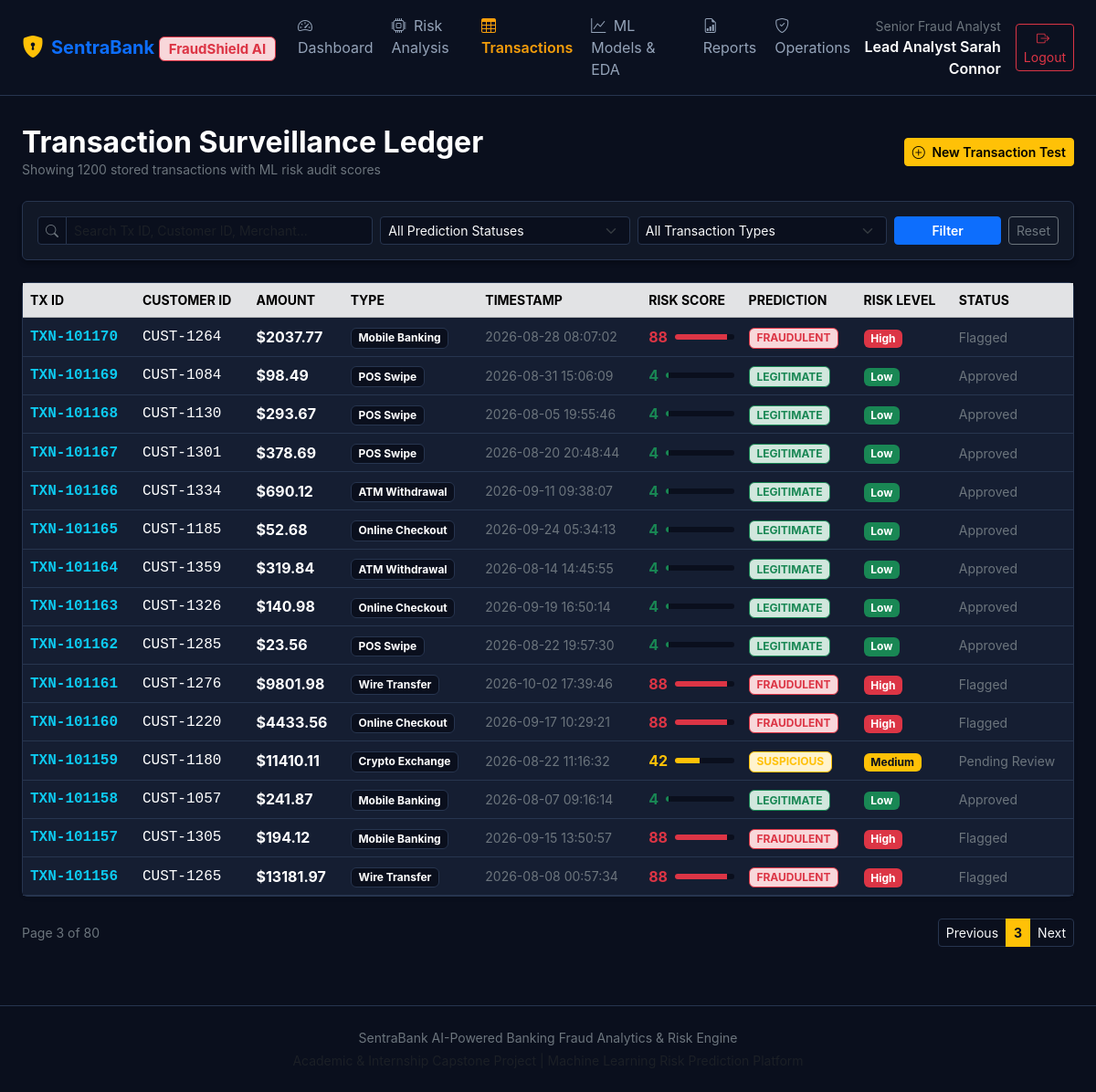
Screenshot of /transactions?page=3&search=&status=all&type=all (signed in) with the database file from the repository.
### tables this page shows
CREATE TABLE transactions (
        id INTEGER PRIMARY KEY AUTOINCREMENT,
        transaction_id TEXT UNIQUE NOT NULL,
        customer_id TEXT NOT NULL,
        amount REAL NOT NULL,
        transaction_type TEXT NOT NULL,
        transaction_time TEXT NOT NULL,
        account_age INTEGER,
        location TEXT,
        merchant_category TEXT,
        device_type TEXT,
        previous_transactions INTEGER DEFAULT 0,
        previous_fraud_count INTEGER DEFAULT 0,
        transaction_frequency REAL DEFAULT 0.0,
        failed_transactions INTEGER DEFAULT 0,
        is_fraud INTEGER DEFAULT 0,
        prediction TEXT,
        fraud_probability REAL,
        risk_score INTEGER,
        risk_level TEXT,
        status TEXT DEFAULT 'pending_review',
        analyst_notes TEXT,
        created_at TIMESTAMP DEFAULT CURRENT_TIMESTAMP
    );

### app.py (the view)
@app.route('/transactions')
@login_required
def transactions():
    search = request.args.get('search', '').strip()
    status_filter = request.args.get('status', 'all')
    type_filter = request.args.get('type', 'all')
    page = int(request.args.get('page', 1))
    per_page = 15
    offset = (page - 1) * per_page
    conn = get_db()
    query = 'SELECT * FROM transactions WHERE 1=1'
    params = []
    if search:
        query += ' AND (transaction_id LIKE ? OR customer_id LIKE ? OR merchant_category LIKE ?)'
        like_str = f'%{search}%'
        params.extend([like_str, like_str, like_str])
    if status_filter != 'all':
        query += ' AND prediction = ?'
        params.append(status_filter)
    if type_filter != 'all':
        query += ' AND transaction_type = ?'
        params.append(type_filter)
    count_query = query.replace('SELECT *', 'SELECT COUNT(*)')
    total_records = conn.execute(count_query, params).fetchone()[0]
    query += ' ORDER BY id DESC LIMIT ? OFFSET ?'
    params.extend([per_page, offset])
    tx_list = conn.execute(query, params).fetchall()
    conn.close()
    total_pages = max(1, (total_records + per_page - 1) // per_page)
    return render_template(
        'transactions.html',
        transactions=tx_list,
        current_page=page,
        total_pages=total_pages,
        total_records=total_records,
        search=search,
        status_filter=status_filter,
        type_filter=type_filter
    )

### app.py (called while the page is built)
def get_db():
    conn = sqlite3.connect(DB_PATH)
    conn.row_factory = sqlite3.Row
    return conn

def login_required(f):
    @wraps(f)
    def decorated_function(*args, **kwargs):
        if 'user_id' not in session:
            flash('Please log in to access the fraud detection portal.', 'warning')
            return redirect(url_for('login'))
        return f(*args, **kwargs)
    return decorated_function

### templates/transactions.html (shortened to what this page needs)
{% extends "base.html" %}
{% block content %}
<div class="d-flex justify-content-between align-items-center mb-4 flex-wrap gap-2">
    <div>
        <h2 class="fw-bold text-white mb-0">Transaction Surveillance Ledger</h2>
        <p class="text-secondary small mb-0">Showing {{ total_records }} stored transactions with ML risk audit scores</p>
    </div>
    <div>
        <a href="{{ url_for('predict') }}" class="btn btn-warning btn-sm fw-semibold">
            <i class="bi bi-plus-circle me-1"></i> New Transaction Test
        </a>
    </div>
</div>
<div class="card bg-navy border-secondary p-3 mb-4">
    <form method="GET" action="{{ url_for('transactions') }}" class="row g-2 align-items-center">
        <div class="col-12 col-md-4">
            <div class="input-group input-group-sm">
                <span class="input-group-text bg-dark border-secondary text-secondary">
                    <i class="bi bi-search"></i>
                </span>
                <input type="text" class="form-control bg-dark text-light border-secondary" name="search" value="{{ search }}" placeholder="Search Tx ID, Customer ID, Merchant...">
            </div>
        </div>
        <div class="col-6 col-md-3">
            <select class="form-select form-select-sm bg-dark text-light border-secondary" name="status">
                <option value="all" {% if status_filter == 'all' %}selected{% endif %}>All Prediction Statuses</option>
            </select>
        </div>
        <div class="col-6 col-md-3">
            <select class="form-select form-select-sm bg-dark text-light border-secondary" name="type">
                <option value="all" {% if type_filter == 'all' %}selected{% endif %}>All Transaction Types</option>
            </select>
        </div>
        <div class="col-12 col-md-2 d-flex gap-2">
            <button type="submit" class="btn btn-primary btn-sm w-100 fw-semibold">Filter</button>
            <a href="{{ url_for('transactions') }}" class="btn btn-outline-secondary btn-sm">Reset</a>
        </div>
    </form>
</div>
<div class="card bg-navy border-secondary shadow-sm mb-4">
    <div class="table-responsive">
        <table class="table table-dark table-hover mb-0 align-middle">
            <thead class="table-secondary text-uppercase small">
                <tr>
                    <th>Tx ID</th>
                    <th>Customer ID</th>
                    <th>Amount</th>
                    <th>Type</th>
                    <th>Timestamp</th>
                    <th>Risk Score</th>
                    <th>Prediction</th>
                    <th>Risk Level</th>
                    <th>Status</th>
                </tr>
            </thead>
            <tbody>
                {% for tx in transactions %}
                <tr>
                    <td class="font-monospace text-info fw-bold">{{ tx.transaction_id }}</td>
                    <td class="font-monospace">{{ tx.customer_id }}</td>
                    <td class="fw-bold">${{ "%.2f"|format(tx.amount) }}</td>
                    <td><span class="badge bg-dark border border-secondary">{{ tx.transaction_type }}</span></td>
                    <td class="small text-secondary">{{ tx.transaction_time }}</td>
                    <td>
                        <div class="d-flex align-items-center gap-2">
                            <span class="fw-bold {% if tx.risk_score >= 70 %}text-danger{% elif tx.risk_score >= 35 %}text-warning{% else %}text-success{% endif %}">
                                {{ tx.risk_score }}
                            </span>
                            <div class="progress flex-grow-1 bg-dark" style="height: 6px; width: 50px;">
                                <div class="progress-bar {% if tx.risk_score >= 70 %}bg-danger{% elif tx.risk_score >= 35 %}bg-warning{% else %}bg-success{% endif %}"
                                     style="width: {{ tx.risk_score }}%;"></div>
                            </div>
                        </div>
                    </td>
                    <td>
                        {% if tx.prediction == 'Fraudulent' %}
                        <span class="badge bg-danger-subtle text-danger border border-danger">FRAUDULENT</span>
                        {% elif tx.prediction == 'Suspicious' %}
                        <span class="badge bg-warning-subtle text-warning border border-warning">SUSPICIOUS</span>
                        {% else %}
                        <span class="badge bg-success-subtle text-success border border-success">LEGITIMATE</span>
                        {% endif %}
                    </td>
                    <td>
                        <span class="badge {% if tx.risk_level == 'High' %}bg-danger{% elif tx.risk_level == 'Medium' %}bg-warning text-dark{% else %}bg-success{% endif %}">
                            {{ tx.risk_level }}
                        </span>
                    </td>
                    <td><small class="text-secondary">{{ tx.status }}</small></td>
                </tr>
                {% else %}
                <tr>
                    <td colspan="9" class="text-center py-4 text-secondary">
                        No transactions match your query criteria.
                    </td>
                </tr>
                {% endfor %}
            </tbody>
        </table>
    </div>
</div>
{% if total_pages > 1 %}
<nav class="d-flex justify-content-between align-items-center">
    <span class="small text-secondary">Page {{ current_page }} of {{ total_pages }}</span>
    <ul class="pagination pagination-sm mb-0">
        <li class="page-item {% if current_page <= 1 %}disabled{% endif %}">
            <a class="page-link bg-dark text-light border-secondary" href="{{ url_for('transactions', page=current_page-1, search=search, status=status_filter, type=type_filter) }}">Previous</a>
        </li>
        <li class="page-item active">
            <span class="page-link bg-warning text-dark border-warning fw-bold">{{ current_page }}</span>
        </li>
        <li class="page-item {% if current_page >= total_pages %}disabled{% endif %}">
            <a class="page-link bg-dark text-light border-secondary" href="{{ url_for('transactions', page=current_page+1, search=search, status=status_filter, type=type_filter) }}">Next</a>
        </li>
    </ul>
</nav>
{% endif %}
{% endblock %}

### static/css/style.css (style rules this page uses)
:root { --bs-dark-rgb: 10, 15, 29; --navy-bg: #0f172a; --navy-card: #1e293b; --border-color: #334155; --accent-gold: #f59e0b; --danger-red: #ef4444; }
body { background-color: #0b0f19; font-family: -apple-system, BlinkMacSystemFont, "Segoe UI", Roboto, "Helvetica Neue", Arial, sans-serif; color: #e2e8f0; }
.bg-navy { background-color: #111827 !important; }
.card { background-color: #151e32; border-color: #27354f; box-shadow: 0 4px 6px -1px rgba(0, 0, 0, 0.2), 0 2px 4px -1px rgba(0, 0, 0, 0.1); }
.table-dark { --bs-table-bg: #151e32; --bs-table-border-color: #27354f; }
.border-secondary { border-color: #27354f !important; }

### rows the page displays
transactions: transaction_id "TXN-101170", customer_id "CUST-1264", amount "2037.77", transaction_type "Mobile Banking", transaction_time "2026-08-28 08:07:02", risk_score "88", prediction "FRAUDULENT", risk_level "High", status "Flagged"
transactions: transaction_id "TXN-101169", customer_id "CUST-1084", amount "98.49", transaction_type "POS Swipe", transaction_time "2026-08-31 15:06:09", risk_score "4", prediction "LEGITIMATE", risk_level "Low", status "Approved"
transactions: transaction_id "TXN-101168", customer_id "CUST-1130", amount "293.67", transaction_type "POS Swipe", transaction_time "2026-08-05 19:55:46", risk_score "4", prediction "LEGITIMATE", risk_level "Low", status "Approved"
transactions: transaction_id "TXN-101167", customer_id "CUST-1301", amount "378.69", transaction_type "POS Swipe", transaction_time "2026-08-20 20:48:44", risk_score "4", prediction "LEGITIMATE", risk_level "Low", status "Approved"
transactions: transaction_id "TXN-101166", customer_id "CUST-1334", amount "690.12", transaction_type "ATM Withdrawal", transaction_time "2026-09-11 09:38:07", risk_score "4", prediction "LEGITIMATE", risk_level "Low", status "Approved"
transactions: transaction_id "TXN-101165", customer_id "CUST-1185", amount "52.68", transaction_type "Online Checkout", transaction_time "2026-09-24 05:34:13", risk_score "4", prediction "LEGITIMATE", risk_level "Low", status "Approved"
transactions: transaction_id "TXN-101164", customer_id "CUST-1359", amount "319.84", transaction_type "ATM Withdrawal", transaction_time "2026-08-14 14:45:55", risk_score "4", prediction "LEGITIMATE", risk_level "Low", status "Approved"
transactions: transaction_id "TXN-101163", customer_id "CUST-1326", amount "140.98", transaction_type "Online Checkout", transaction_time "2026-09-19 16:50:14", risk_score "4", prediction "LEGITIMATE", risk_level "Low", status "Approved"
transactions: transaction_id "TXN-101162", customer_id "CUST-1285", amount "23.56", transaction_type "POS Swipe", transaction_time "2026-08-22 19:57:30", risk_score "4", prediction "LEGITIMATE", risk_level "Low", status "Approved"
transactions: transaction_id "TXN-101161", customer_id "CUST-1276", amount "9801.98", transaction_type "Wire Transfer", transaction_time "2026-10-02 17:39:46", risk_score "88", prediction "FRAUDULENT", risk_level "High", status "Flagged"
transactions: transaction_id "TXN-101160", customer_id "CUST-1220", amount "4433.56", transaction_type "Online Checkout", transaction_time "2026-09-17 10:29:21", risk_score "88", prediction "FRAUDULENT", risk_level "High", status "Flagged"
transactions: transaction_id "TXN-101159", customer_id "CUST-1180", amount "11410.11", transaction_type "Crypto Exchange", transaction_time "2026-08-22 11:16:32", risk_score "42", prediction "SUSPICIOUS", risk_level "Medium", status "Pending Review"
transactions: transaction_id "TXN-101158", customer_id "CUST-1057", amount "241.87", transaction_type "Mobile Banking", transaction_time "2026-08-07 09:16:14", risk_score "4", prediction "LEGITIMATE", risk_level "Low", status "Approved"
transactions: transaction_id "TXN-101157", customer_id "CUST-1305", amount "194.12", transaction_type "Mobile Banking", transaction_time "2026-09-15 13:50:57", risk_score "88", prediction "FRAUDULENT", risk_level "High", status "Flagged"
transactions: transaction_id "TXN-101156", customer_id "CUST-1265", amount "13181.97", transaction_type "Wire Transfer", transaction_time "2026-08-08 00:57:34", risk_score "88", prediction "FRAUDULENT", risk_level "High", status "Flagged"

### other values shown
{{ session.get('role', 'Fraud Analyst') }} "Senior Fraud Analyst"
{{ session.get('full_name', 'Analyst') }} "Lead Analyst Sarah Connor"
{{ total_records }} "1200"
{{ current_page }} "3"
{{ total_pages }} "80"
